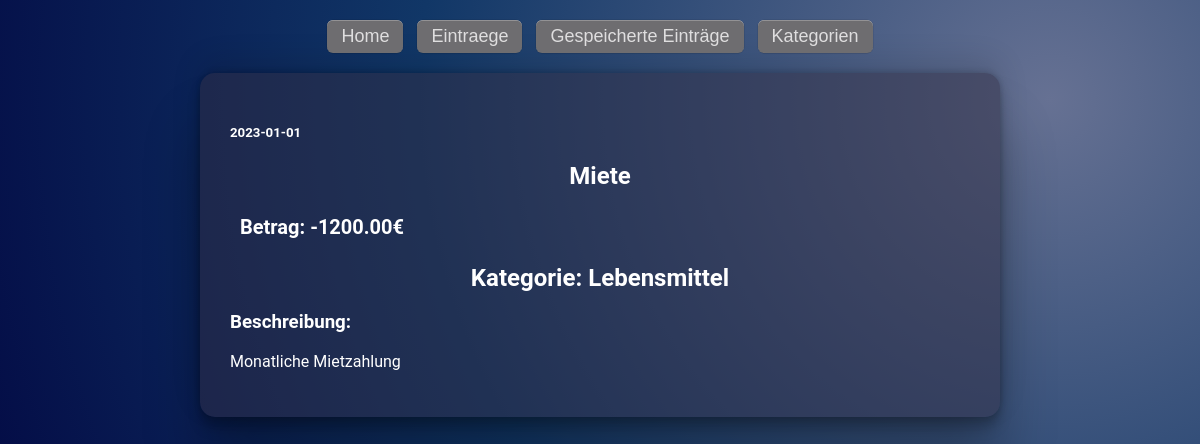
/single_input.php?input_id=22, run on the app's committed database.
### tables this page shows
CREATE TABLE `inputs` (
  `input_id` int(11) NOT NULL,
  `input_name` varchar(60) DEFAULT NULL,
  `category_id` int(11) DEFAULT NULL,
  `input_amount` decimal(10,2) NOT NULL,
  `input_datum` date NOT NULL,
  `input_description` text DEFAULT NULL
);

CREATE TABLE `categories` (
  `category_id` int(11) NOT NULL,
  `category_name` varchar(60) NOT NULL,
  `category_income` tinyint(1) DEFAULT NULL
);

### single_input.php (the view)
<?php
include('server/connection.php');
if(isset($_GET['input_id'])){
    $inputID = $_GET['input_id'];
    $stmt8 = $conn_db->prepare("SELECT input_id, input_name, input_amount, input_datum, input_description, categories.category_id, categories.category_name
                                FROM inputs
                                LEFT JOIN categories ON categories.category_id = inputs.category_id
                                WHERE input_id = ?
                                ORDER BY input_datum DESC");
    $stmt8->bind_param('i', $inputID);
    $stmt8->execute();
    $singleInput = $stmt8->get_result();
} else {
}
include('layouts/header.php');
?>
<main>
<?php while($row = (mysqli_fetch_array($singleInput, MYSQLI_ASSOC))) { ?>
    <div class="single-input-div">
        <h5><?php echo $row['input_datum']; ?></h5>
        <h2><?php echo $row['input_name']; ?></h2>
        <h1>Betrag: <?php echo $row['input_amount']; ?>€</h1>
        <h2>Kategorie: <?php echo $row['category_name']; ?></h2>
        <h3>Beschreibung:</h3>
        <p><?php echo $row['input_description']; ?></p>
    </div>
<?php } ?>
</main>
<?php include('layouts/footer.php'); ?>

### assets/style.css (style rules this page uses)
body, h1 { margin: 0; padding: 0; }
html { background-image: radial-gradient(circle at 87.5% 12.5%, #667193 0, #113767 50%, #00003d 100%); color: #ffffff; font-family: 'Roboto', Arial, Helvetica, sans-serif; min-height: 100%; }
main { background-color: #302D4280; min-width: 800px; width: 50%; margin: 20px auto; border-radius: 15px; box-shadow: rgba(0, 0, 0, 0.25) 0px 54px 55px, rgba(0, 0, 0, 0.12) 0px -12px 30px, rgba(0, 0, 0, 0.12) 0px 4px 6px, rgba(0, 0, 0, 0.17) 0px 12px 13px, rgba(0, 0, 0, 0.09) 0px -3px 5px; }
h1 { padding: 10px; font-size: 20px; }
h2 { margin: 15px; text-align: center; }
.single-input-div { padding: 30px; }

### data on the page
inputs: input_datum "2023-01-01", input_name "Miete", input_amount "-1200.00", category.category_name "Lebensmittel", input_description "Monatliche Mietzahlung"
